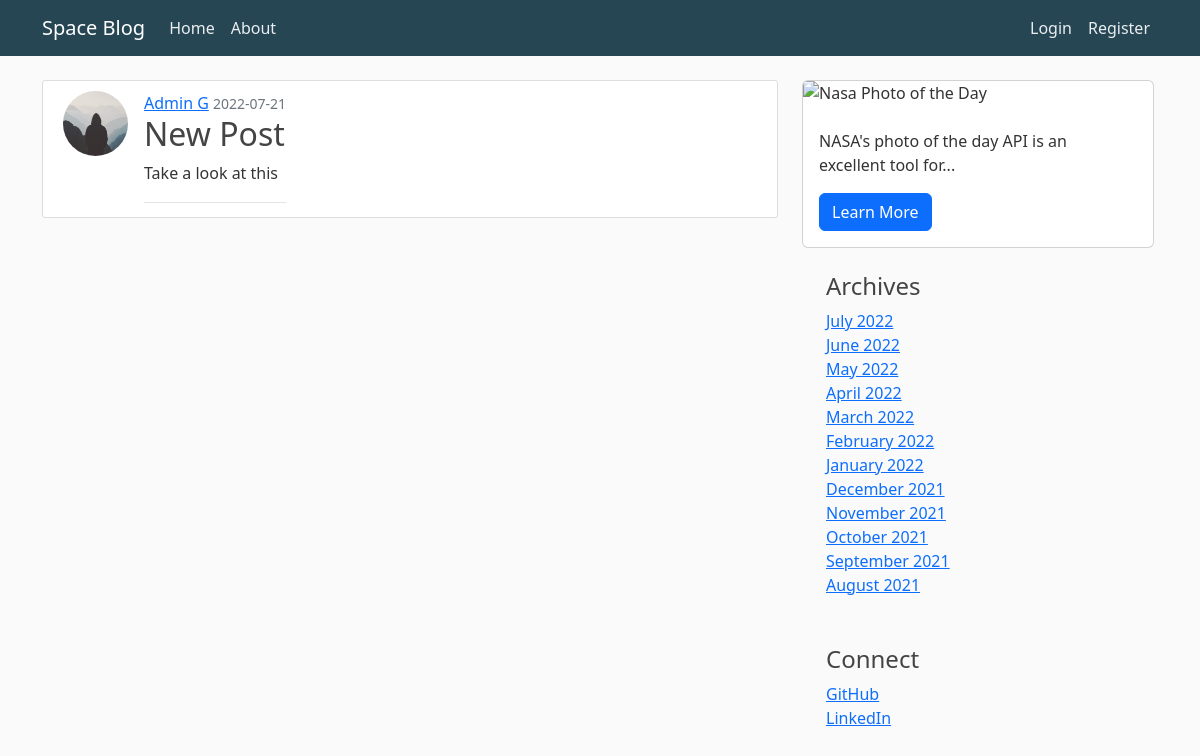
Page /post/7 on the committed database.
### flaskblog/models.py (models this page shows, shortened)
class User(db.Model, UserMixin):
    id = db.Column(db.Integer, primary_key = True)
    username = db.Column(db.String(20), unique = True, nullable = False)
    email = db.Column(db.String(120), unique = True, nullable = False)
    image_file = db.Column(db.String(20), nullable = False, default = 'default.jpg')
    password = db.Column(db.String(60), nullable = False)
    posts = db.relationship('Post', backref='author', lazy=True)

class Post(db.Model):
    id = db.Column(db.Integer, primary_key = True)
    title = db.Column(db.String(100), nullable = False)
    date_posted = db.Column(db.DateTime, nullable = False, default = datetime.utcnow)
    content = db.Column(db.Text, nullable=False)
    user_id = db.Column(db.Integer, db.ForeignKey('user.id'), nullable = False)

### flaskblog/routes.py (the view)
@app.route('/post/<int:post_id>')
def post(post_id):
    post = Post.query.get_or_404(post_id)
    return render_template('post.html', title=post.title, post=post)

### flaskblog/templates/post.html (shortened to what this page needs)
{% extends "layout.html" %}
{% block content %}
    <article class="media content-section">
        <div class="d-flex">
        <img src="{{ url_for('static', filename='profile_pics/' + post.author.image_file) }}" alt="profile picture" class="rounded-circle article-image"}}>
            <div class="article-metadata">
                <a class="mr-2" href="{{ url_for('user_posts', username=post.author.username) }}">{{ post.author.username }}</a>
                <small class="text-muted">{{ post.date_posted.strftime('%Y-%m-%d') }}</small>
            <h2 class="article-title">{{ post.title }}</h2>
            <p class="article-content">{{ post.content }}</p>
            </div>
        </div>
    </article>
{% endblock content %}

### flaskblog/static/style.css (style rules this page uses)
* { margin: 0px; padding: 0px; }
body { background: #fafafa; color: #333333; margin-top: 5rem; }
h1, h2, h3, h4, h5, h6 { color: #444444; }
.content-section { background: #ffffff; padding: 10px 20px; border: 1px solid #dddddd; border-radius: 3px; margin-bottom: 20px; }
.article-title { color: #444444; }
.article-content { white-space: pre-line; }
.article-image { height: 65px; width: 65px; margin-right: 16px; }
.article-metadata { padding-bottom: 1px; margin-bottom: 4px; border-bottom: 1px solid #e3e3e3 }

### rows in the picture
User: image_file (placeholder picture), author.username "Admin G"
Post: date_posted "2022-07-21", title "New Post", content "Take a look at this"
